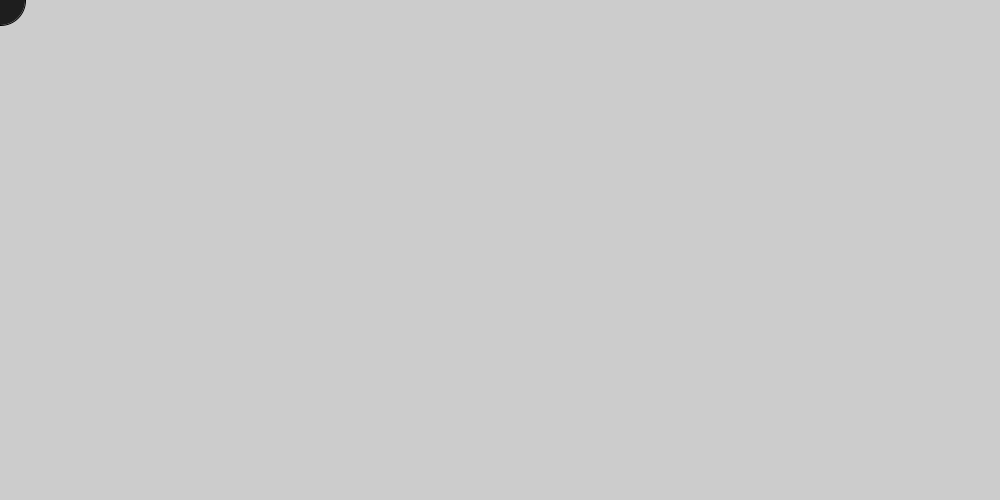
Frame 1 (no input)
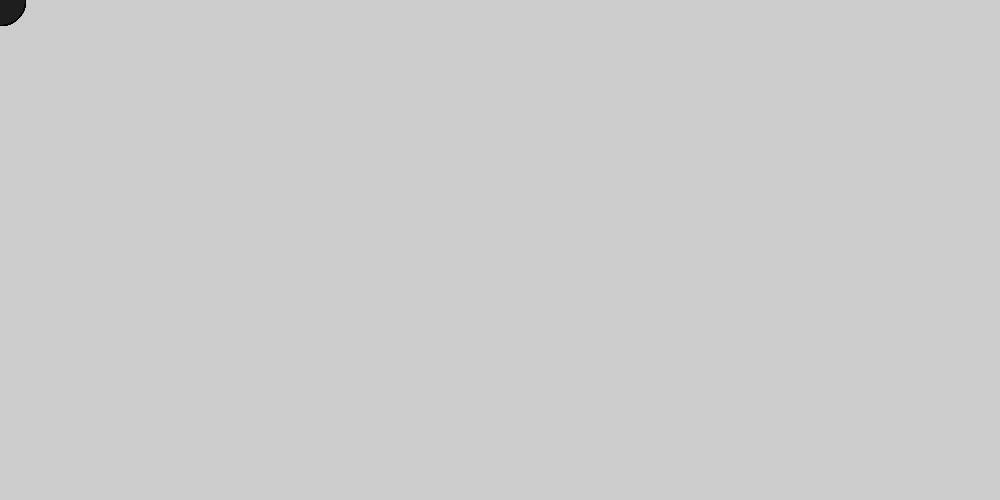
Frame 60 (the mouse pressed at the canvas centre just before this capture)
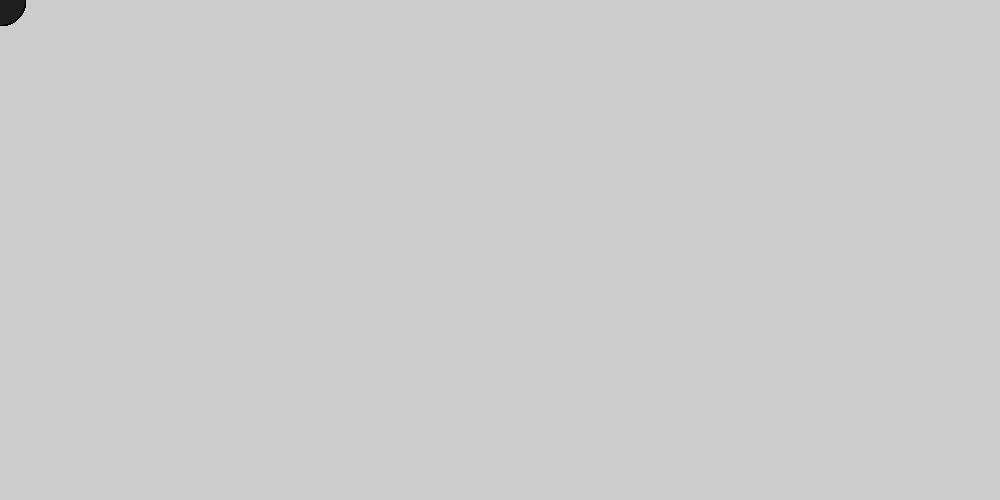
Frame 120 (the mouse held since frame 60 and released just before this capture)

The Processing sketch that drew these frames (run headless with seeded random() and noise(); from frame 60 on, the mouse is pressed at the canvas centre):

// Processing sketch: Pong
// ── Pong.pde
void setup() {
 size(1000,500);
}

void draw() {
  fill(30,30,30);
  ellipse(0,0, 50,50);
}
